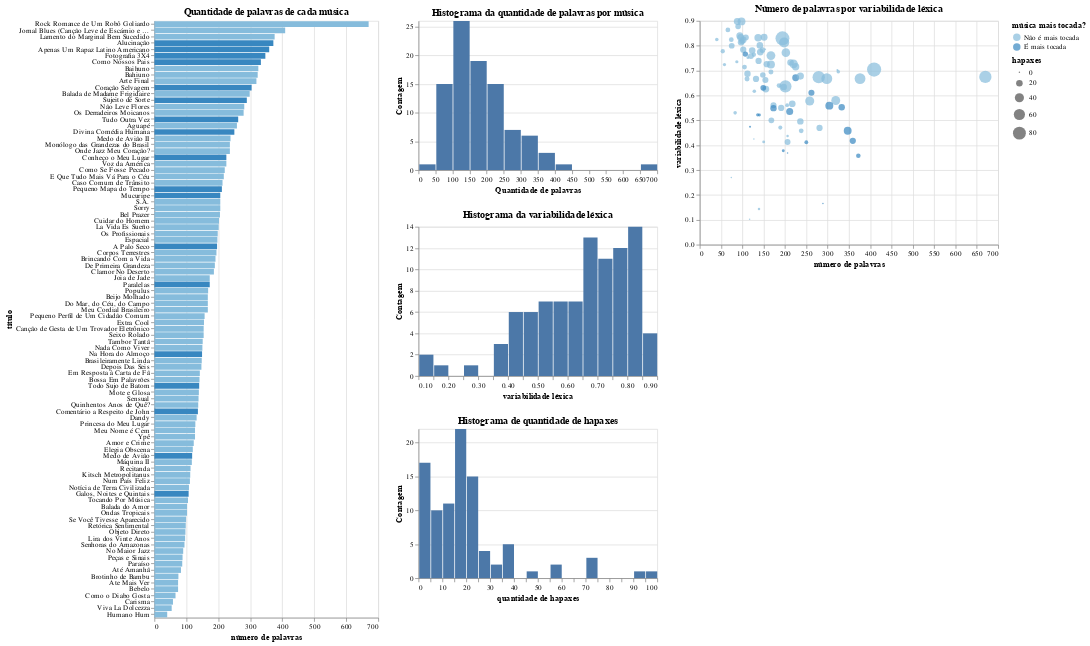

The code cell stored with this chart in its notebook:
### Code cell
brush = alt.selection(type='interval')
pts = alt.selection(type="interval", encodings=["x"])

rowbars = alt.Chart(df).mark_bar().encode(
    x='número de palavras:Q',
    y= alt.Y('título:O', sort = alt.EncodingSortField(field="número de palavras", order='descending')),   
    color = 'música mais tocada?:O',
    tooltip=['título', 'número de palavras', 'palavras-chave','letra']
).transform_filter(
    brush
).transform_filter(
    pts
).properties(    
    height= 800,
    width = 300,
    title = 'Quantidade de palavras de cada música'
)


hist_len = alt.Chart(df).mark_bar().encode(
    x = alt.X('número de palavras:Q', bin=alt.Bin(maxbins=30), title='Quantidade de palavras'),
    y = alt.Y('count()',title='Contagem'),
    tooltip = [alt.Tooltip('count():Q', title='Quantidade de letras de letras')]
    #color = alt.condition(pts, alt.value("darkgray"), alt.value("lightgray"))
).properties(
    width = 320,
    height = 200,
    title = 'Histograma da quantidade de palavras por música'
).add_selection(pts)

hist_lex = alt.Chart(df).mark_bar().encode(
    x = alt.X("variabilidade léxica:Q", bin=alt.Bin(maxbins=30),title = 'variabilidade léxica'),
    y =alt.Y('count()',title='Contagem'),
    tooltip = [alt.Tooltip('count():Q', title='Contagem')],
).properties(    
    width = 320,
    height = 200,
    title = 'Histograma da variabilidade léxica'
).add_selection(pts)

hist_hap = alt.Chart(df).mark_bar().encode(
    x = alt.X("hapaxes:Q", bin=alt.Bin(maxbins=30),title = 'quantidade de hapaxes'),
    y =alt.Y('count()',title='Contagem'),
    tooltip = [alt.Tooltip('count():Q', title='Contagem')],
).properties(    
    width = 320,
    height = 200,
    title = 'Histograma de quantidade de hapaxes'
).add_selection(pts)

points = alt.Chart(df).mark_circle().encode(
    x='número de palavras:Q',
    y='variabilidade léxica:Q',
    color= 'música mais tocada?:O', #, alt.value('lightgray', alt.value('lightgray')),
    tooltip=['título','número de palavras','variabilidade léxica','letra'],
    size='hapaxes:Q'
).properties(    
    title = 'Número de palavras por variabilidade léxica'
).add_selection(
    brush
).transform_filter(
    pts
)

hconcat = alt.hconcat(
    rowbars,
    hist_len,
    hist_lex,
    hist_hap,
    points,
    data=df
)

hconcat = (rowbars | (hist_len & hist_lex & hist_hap) | points)

file = 'palavras_por_musicas.html'
filepath = os.path.join(viz_path, file)
hconcat.save(filepath)
hconcat
